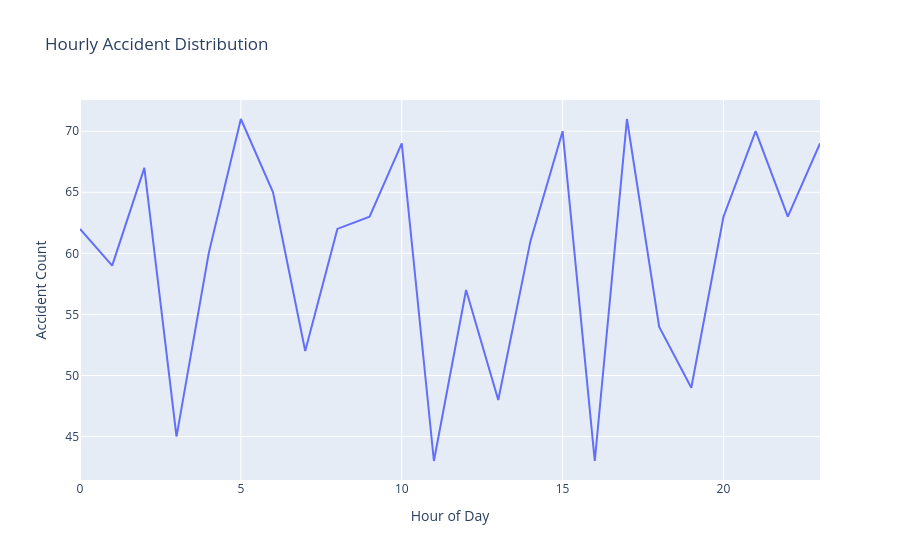

This figure's notebook cell:
### Markdown cell above
## Hourly Accident Trend

This analysis shows how accident frequency varies throughout the day.

### Code cell
hourly_counts = df['Hour'].value_counts().sort_index()

fig = px.line(
    x=hourly_counts.index,
    y=hourly_counts.values,
    labels={'x': 'Hour of Day', 'y': 'Accident Count'},
    title='Hourly Accident Distribution'
)

fig.show()

### Figure 1 — Plotly figure (JSON) as saved in the notebook; plotly's stock layout.template omitted (floating-point values rounded to 4 significant figures)
{"data": [{"hovertemplate": "Hour of Day=%{x}<br>Accident Count=%{y}<extra></extra>", "legendgroup": "", "line": {"color": "#636efa", "dash": "solid"}, "marker": {"symbol": "circle"}, "mode": "lines", "name": "", "orientation": "v", "showlegend": false, "type": "scatter", "x": [0, 1, 2, 3, 4, 5, 6, 7, 8, 9, 10, 11, 12, 13, 14, 15, 16, 17, 18, 19, 20, 21, 22, 23], "xaxis": "x", "y": [62, 59, 67, 45, 60, 71, 65, 52, 62, 63, 69, 43, 57, 48, 61, 70, 43, 71, 54, 49, 63, 70, 63, 69], "yaxis": "y"}], "layout": {"legend": {"tracegroupgap": 0}, "title": {"text": "Hourly Accident Distribution"}, "xaxis": {"anchor": "y", "domain": [0, 1], "title": {"text": "Hour of Day"}}, "yaxis": {"anchor": "x", "domain": [0, 1], "title": {"text": "Accident Count"}}}}
